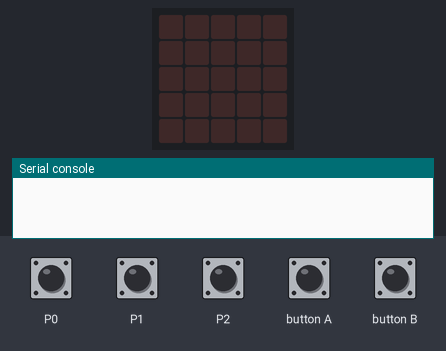
Bench run of a program on a simulated BBC micro:bit (MakeCode). Parts: the board's 5×5 LED display, the last lines printed to the serial console. The inputs (shaded band) are chosen by the test bench. No radio messages arrive unless stated (any console line starting 'radio sent:' is added by the test bench).

Above: at 1.2 s.
1.3 s: touch pin P0 pressed for 0.15 s
At 1.8 s:
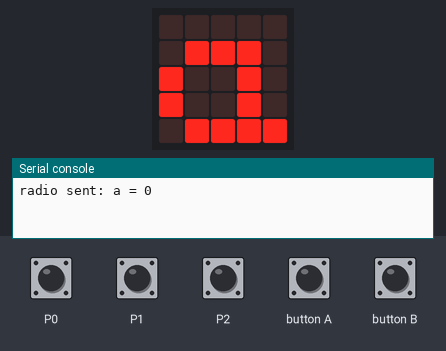
2.9 s: touch pin P1 pressed for 0.15 s
At 4.2 s:
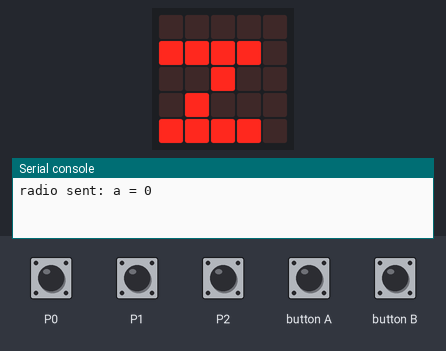
4.5 s: touch pin P2 pressed for 0.15 s
At 5.5 s:
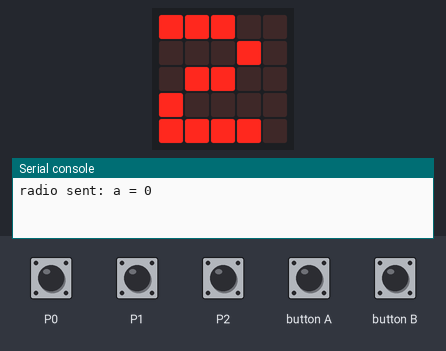
7.7 s: touch pin P2 pressed for 0.15 s
At 9.1 s:
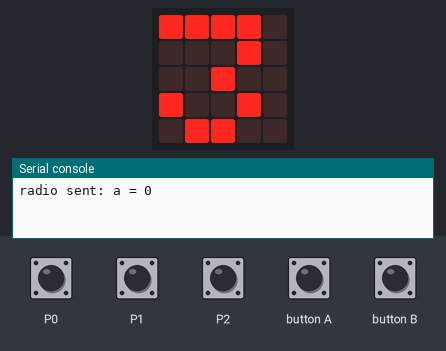
Timing chart, 0 to 10.7 s (numbered marks = the images above; inputs shaded):
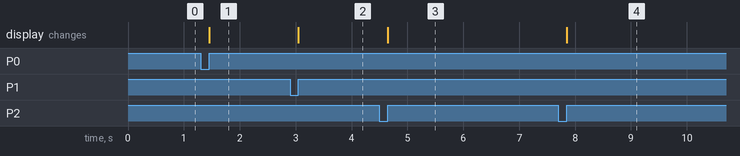

The program:

main.ts
```typescript
input.onPinPressed(TouchPin.P0, function () {
    radio.sendValue(端末ID, 0)
    basic.showString(端末ID)
})
input.onButtonPressed(Button.A, function () {
    if ("z" == 端末ID) {
        受け取り_１番目 = 0
    } else {
        radio.sendValue(端末ID, 1)
    }
})
input.onPinPressed(TouchPin.P2, function () {
    if (p2 <= 9) {
        p2 += 1
        basic.showString("1234567890z".charAt(p2))
        端末ID = "1234567890z".charAt(p2)
    } else {
        p2 = 0
        basic.showString("1234567890z".charAt(p2))
        端末ID = "1234567890z".charAt(p2)
    }
})
input.onButtonPressed(Button.B, function () {
    if ("z" == 端末ID) {
        basic.showString(cash)
    }
})
input.onPinPressed(TouchPin.P1, function () {
    端末ID = "z"
    basic.showString(端末ID)
})
radio.onReceivedValue(function (name, value) {
    if (value == 0) {
        basic.showString(name)
    } else if (value == 1 && 端末ID == "z") {
        if (0 == 受け取り_１番目) {
            basic.showString(name)
            受け取り_１番目 = 1
            cash = name
        }
    } else if (value == 2) {
        LOG = 0
    } else {

    }
})
let sound = 0
let LOG = 0
let cash = ""
let p2 = 0
let 受け取り_１番目 = 0
let 端末ID = ""
端末ID = "a"
basic.forever(function () {
    sound = 0
    while ("z" == 端末ID && 受け取り_１番目 == 1) {
        music.play(music.createSoundExpression(
        WaveShape.Sine,
        2400,
        2400,
        255,
        255,
        200,
        SoundExpressionEffect.None,
        InterpolationCurve.Linear
        ), music.PlaybackMode.InBackground)
        basic.showLeds(`
            # # # # #
            # # # # #
            # # # # #
            # # # # #
            # # # # #
            `)
        basic.pause(100)
        basic.clearScreen()
        music.play(music.createSoundExpression(
        WaveShape.Sine,
        2400,
        2400,
        255,
        255,
        500,
        SoundExpressionEffect.None,
        InterpolationCurve.Linear
        ), music.PlaybackMode.InBackground)
        basic.showString(cash)
        basic.pause(100)
        basic.clearScreen()
    }
})
```

test.ts
```typescript
// テストはここに来ます。このパッケージが拡張機能として使用されるときにはコンパイルされません。
```

Measured:
- after the input at 1.3 s, the display: changes after 0.15 s (image 1)
- after the input at 2.9 s, the display: changes after 0.15 s (image 2)
- after the input at 4.5 s, the display: changes after 0.15 s (image 3)
- after the input at 7.7 s, the display: changes after 0.15 s (image 4)
